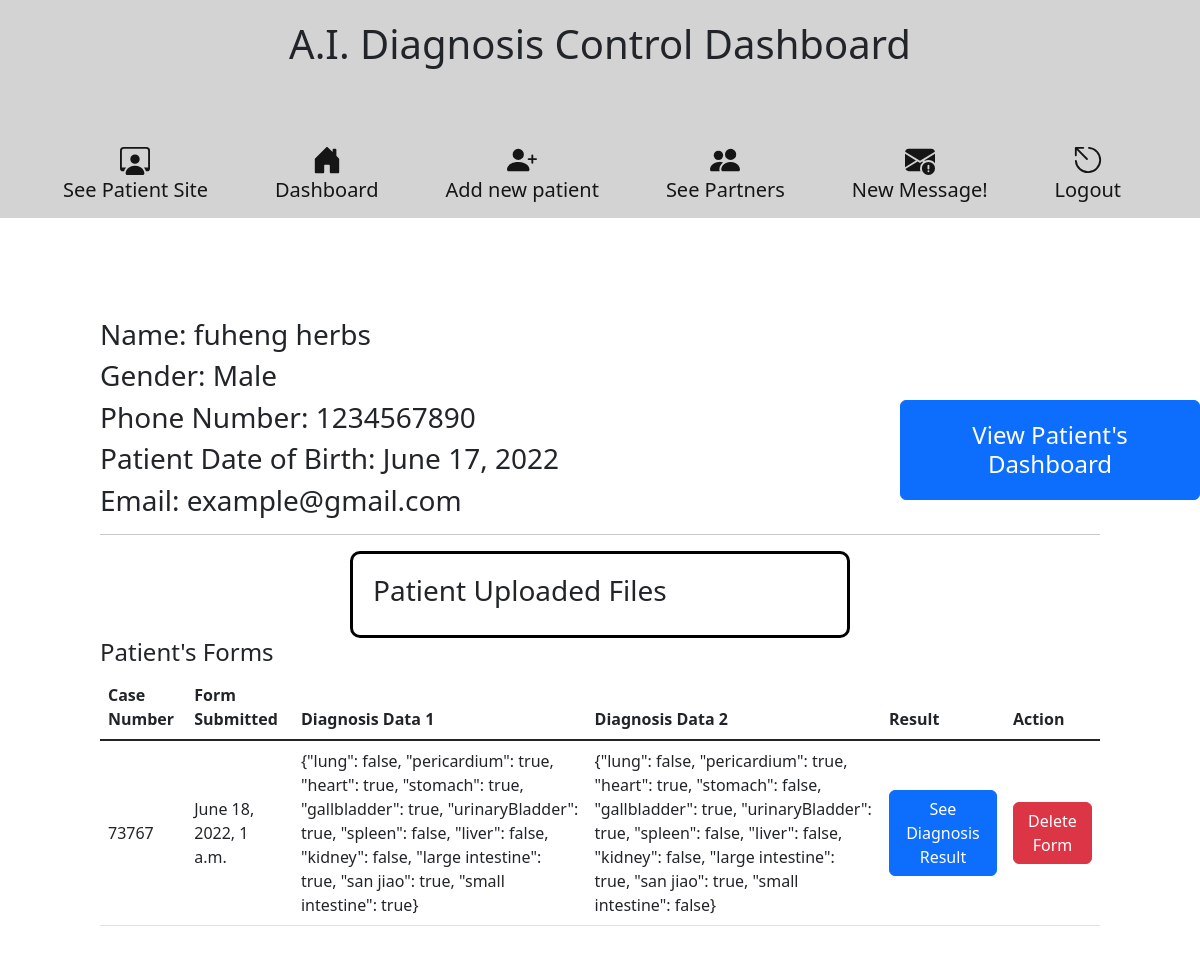
The app's page /patient/8/detail (signed in), older data.
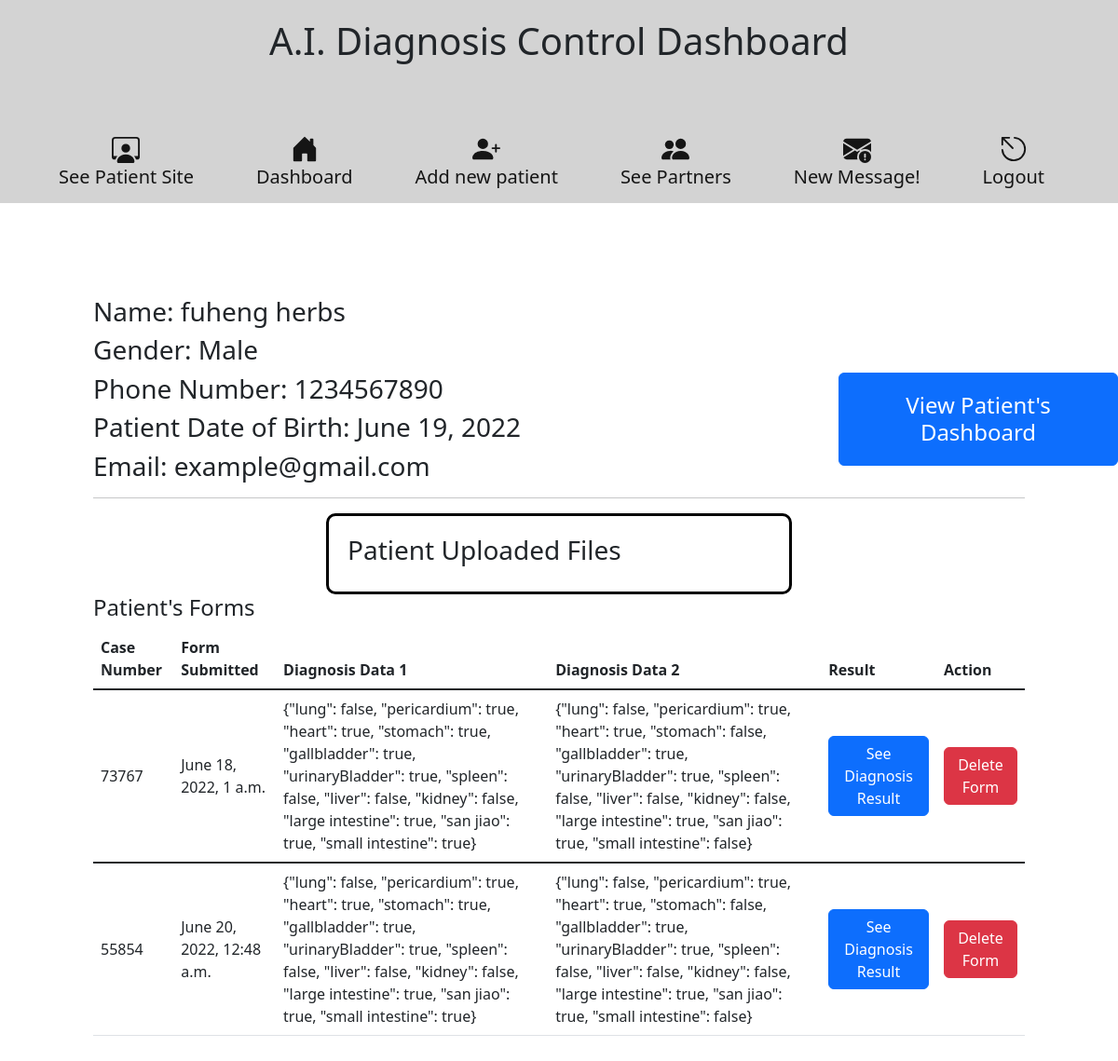
The same page, newer data.
### firstTrial/models.py (models this page shows)
class Patient(models.Model):
    firstName = models.CharField(max_length=45)
    lastName = models.CharField(max_length=45)
    email = models.EmailField(max_length=70)
    password = models.CharField(max_length=255)
    sex = models.CharField(max_length=20)
    date_of_birth = models.DateField(null=False, blank=False)
    phone_number = models.CharField( max_length=10)
    insurance = models.CharField(max_length=45)
    insuranceId = models.CharField(max_length=45)
    hearUs = models.CharField(max_length=45)
    referByFriend = models.CharField(max_length=105)
    created_at = models.DateTimeField(auto_now_add=True)
    updated_at = models.DateTimeField(auto_now=True)
    objects = PatientManager()

class PatientForm(models.Model):
    patient = models.ForeignKey(Patient, related_name="patientForm", on_delete=models.CASCADE)
    sympton = models.TextField(blank=True, null=True)
    lastVisit = models.CharField(max_length=20)
    lastVisitComment = models.TextField(blank=True)
    newComplaints = models.CharField(max_length=20)
    newComplaintsComment = models.TextField(blank=True)
    changeMedication = models.CharField(max_length=50)
    changeLastVisit = models.CharField(max_length=50)
    sweat = models.CharField(max_length=30)
    sweatOther = models.TextField(blank=True)
    appetite = models.CharField(max_length=30)
    appetiteOther = models.TextField(blank=True)
    sleep = models.CharField(max_length=30)
    sleepOther = models.TextField(blank=True)
    tinnitus = models.CharField(max_length=30)
    tinnitusOther = models.TextField(blank=True)
    mouth = models.CharField(max_length=30)
    mouthOther = models.TextField(blank=True)
    digestion = models.CharField(max_length=30)
    digestionOther = models.TextField(blank=True)
    stool = models.CharField(max_length=30)
    stoolOther = models.TextField(blank=True)
    eyes = models.CharField(max_length=30)
    eyesOther = models.TextField(blank=True)
    teeth = models.CharField(max_length=30)
    teethOther = models.TextField(blank=True)
    sexualActivities = models.CharField(max_length=30)
    sexualActivitiesOther = models.TextField(blank=True)
    swelling = models.CharField(max_length=30)
    swellingOther = models.TextField(blank=True)
    thirst = models.CharField(max_length=30)
    thirstOther = models.TextField(blank=True)
    urine = models.CharField(max_length=30)
    urineOther = models.TextField(blank=True)
    nose = models.CharField(max_length=30)
    noseOther = models.TextField(blank=True)
    throat = models.CharField(max_length=30)
    throatOther = models.TextField(blank=True)
    caseNumber = models.CharField(max_length=5)
    allergies = models.TextField(blank=True)
    diagnosis = models.BooleanField(default=False)
    diagnosisInitial = models.TextField(blank=True)
    diagnosisResult = models.TextField(blank=True)
    agreementCheck = models.BooleanField(default=False)
    tongueCoat = models.ImageField(upload_to=upload_location)
    leftEye = models.ImageField(upload_to=upload_location)
    rightEye = models.ImageField(upload_to=upload_location)
    face = models.ImageField(upload_to=upload_location)
    question = models.BooleanField(default=False)
    lungResult = models.TextField(blank=True)
    pericardiumResult = models.TextField(blank=True)
    heartResult = models.TextField(blank=True)
    stomachResult = models.TextField(blank=True)
    gallbladderResult = models.TextField(blank=True)
    urinaryBladderResult = models.TextField(blank=True)
    spleenResult = models.TextField(blank=True)
    liverResult = models.TextField(blank=True)
    kidneyResult = models.TextField(blank=True)
    large_intestineResult = models.TextField(blank=True)
    san_jiaoResult = models.TextField(blank=True)
    small_intestineResult = models.TextField(blank=True)
    created_at = models.DateTimeField(auto_now_add=True)
    updated_at = models.DateTimeField(auto_now=True)

### firstTrial/views.py (the view)
# urls.py: path('patient/<int:patient_id>/detail', views.view_patient_detail),
def view_patient_detail(request, patient_id):
    if 'auth' not in request.session:
        return redirect("/host")
    else:
        patient_to_view = Patient.objects.get(id=patient_id)
        context = {
            "patient": patient_to_view,
            "patient_all_forms": PatientForm.objects.filter(patient=patient_to_view),
        }
        return render (request, "patient.html", context)

### firstTrial/templates/patient.html (shortened to what this page needs)
<!DOCTYPE html>
<html lang="en">
<head>
    <meta name="viewport" content="width=device-width, initial-scale=1.0"> {% load static %}
    <link rel="stylesheet" href="{% static 'css/style.css' %}">
    <link href="https://cdn.jsdelivr.net/npm/bootstrap@5.1.3/dist/css/bootstrap.min.css" rel="stylesheet">
    <link href="https://cdn.jsdelivr.net/npm/bootstrap@5.2.0/dist/css/bootstrap.min.css" rel="stylesheet">
    <link href="https://getbootstrap.com/docs/5.2/assets/css/docs.css" rel="stylesheet">
</head>
<body>
    <center class="dashboard-header">
        <div class="host-header">
            <h1>A.I. Diagnosis Control Dashboard</h1>
        </div>
        <nav class="small-nav navbar navbar-expand-lg" style="background-color: lightgrey;">
            <div class="container-fluid" style="justify-content:space-evenly;">
                <a class="navbar-brand" href="/" target="_blank"><br> See Patient Site</a>
                <a href="/host/login" class="navbar-brand"> <br> Dashboard </a>
                <a class="navbar-brand" href="/host/newPatient"> <br> Add new patient</a>
                <a class="navbar-brand" href="/host/seepartners"> <br> See Partners</a>
                <a class="navbar-brand" href="/host/message/new"> <br> New Message!</a>
                <a class="navbar-brand" href="/logout"> <br> Logout</a>
            </div>
        </nav>
    </center>
    <div class="loginAsPatient">
        <a class="btn btn-primary" href="/host/login/as/{{patient.id}}" target="_blank">
            <h4>View Patient's Dashboard</h4>
        </a>
    </div>
    <div style="margin: 40px; padding: 60px;">
        <h3>Name: {{patient.firstName}} {{patient.lastName}}</h3>
        <h3>Gender: {{patient.sex}}</h3>
        <h3>Phone Number: {{patient.phone_number}}</h3>
        <h3>Patient Date of Birth: {{patient.date_of_birth}}</h3>
        <h3>Email: {{patient.email}}</h3>
        <hr>
        {% if patient.patientFile %}
        <div class="patientFileFeild">
            <h3>Patient Uploaded Files</h3>
        </div>
        {% endif %}
        <div class="mb-3 index_body">
            <h4>Patient's Forms</h4>
            <table class="table table-hover " style="vertical-align: middle ;">
                <thead>
                    <tr>
                        <th>Case Number</th>
                        <th>Form Submitted</th>
                        <th>Diagnosis Data 1</th>
                        <th>Diagnosis Data 2</th>
                        <th>Result</th>
                        <th>Action</th>
                    </tr>
                </thead>
                {% for form in patient_all_forms %}
                <tbody>
                    <tr>
                        <td>{{form.caseNumber}}</td>
                        <td>{{form.created_at}}</td>
                        <td>{{form.diagnosisInitial}}</td>
                        <td>{{form.diagnosisResult}}</td>
                        {% if form.agreementCheck == True %}
                        <td>
                            <a class="btn btn-primary" href="/patient/{{form.id}}/{{patient.id}}/seeResult/view/report" target="_blank">See Diagnosis Result</a>
                        </td>
                        <td><a class="btn btn-danger" href="/form/{{patient.id}}/{{form.id}}/delete">Delete Form</a></td>
                        {% endif %}
                    </tr>
                </tbody>
                {% endfor %}
            </table>
        </div>
</body>
</html>

Row changes from the older to the newer data that the page shows:
changed Patient "fuheng": date_of_birth "June 17, 2022" → "June 19, 2022"
added PatientForm: caseNumber "55854", created_at "June 20, 2022, 12:48 a.m.", diagnosisInitial "{\"lung\": false, \"pericardium\": true, \"heart\": true, \"stomach\": true, \"gallbladder\": true, \"urinaryBladder\": true, \"spleen\": false, \"liver\": false, \"kidney\": false, \"large intestine\": true, \"san jiao\": true, \"small intestine\": true}", diagnosisResult "{\"lung\": false, \"pericardium\": true, \"heart\": true, \"stomach\": false, \"gallbladder\": true, \"urinaryBladder\": true, \"spleen\": false, \"liver\": false, \"kidney\": false, \"large intestine\": true, \"san jiao\": true, \"small intestine\": false}"
